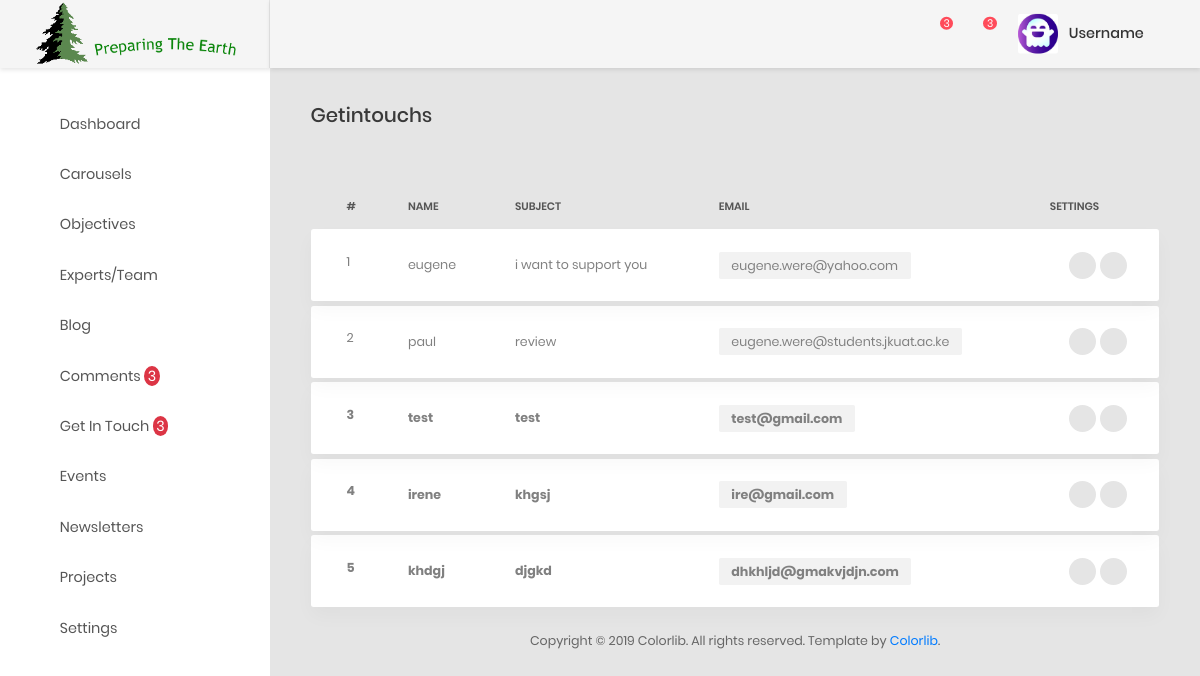
The page /ccsbadmin/getintouch/ on the database its author committed.
### ccsbadmin/models.py (models this page shows, shortened)
class GetInTouch(models.Model):
     name = models.CharField(max_length=300, null=False, blank=False)
     email = models.CharField(max_length=300, null=False, blank=False)
     subject = models.CharField(max_length=300, null=True, blank=True)
     message = models.TextField()
     CHOICES= {
         ('READ', 'Read'),
         ('UNREAD', 'Unread'),
         ('TRASH', 'Trash'),
     }
     status = models.CharField(max_length=200, null=True, blank=True, choices=CHOICES, default='UNREAD')
     created_at = models.DateTimeField(auto_now_add=True)
     updated_at = models.DateTimeField(auto_now=True)

### ccsbadmin/views.py (the view)
# urls.py: path('getintouch/', views.getintouch, name='getintouch'),
def getintouch(request):
    getintouchs = GetInTouch.objects.all()
    context = {
        'title': 'getintouch',
        'getintouchs': getintouchs
    }
    return render(request, 'getintouch/getintouch.html',context)

### ccsbadmin/templatetags/callmethod.py (called while the page is built)
@register.filter(name='comments')
def comments(request):
    comments = Comment.objects.filter(status="UNREAD").order_by("-created_at")
    if comments is not None:
        return comments
    return False

@register.filter(name='get_intouch')
def get_intouch(request):
    getintouchs = GetInTouch.objects.filter(status="UNREAD").order_by("-created_at")
    if getintouchs  is not None:
        return getintouchs
    return False

@register.filter(name='comment_unread_count')
def comment_unread_count(request):
    unread_comments = Comment.objects.filter(status="UNREAD").count()
    if unread_comments is not None:
        return unread_comments
    return False

@register.filter(name='getintouch_unread_count')
def getintouch_unread_count(request):
    getintouch_unread_count = GetInTouch.objects.filter(status="UNREAD").count()
    if getintouch_unread_count is not None:
        return getintouch_unread_count
    return False

### ccsbadmin/templates/getintouch/getintouch.html (shortened to what this page needs)
{% extends "aahome/aalayout.html" %}
{% load static %}
    {% block links %}
        <link type="text/css" rel="stylesheet" href="https://cdn.datatables.net/1.10.18/css/dataTables.bootstrap.min.css">
        <link type="text/css" href="https://cdnjs.cloudflare.com/ajax/libs/bootstrap-select/1.10.0/css/bootstrap-select.min.css" rel="stylesheet" />
        <link rel="stylesheet" href="https://cdn.jsdelivr.net/npm/bootstrap-select@1.13.9/dist/css/bootstrap-select.min.css">
    {% endblock links %}
{% block content %}
            <div class="main-content">
                <div class="section__content section__content--p30">
                    <div class="container-fluid">
                        <div class="row">
                            <div class="col-md-12">
                                <h3 class="title-5 m-b-35"> getintouchs</h3>
                                <div class="table-responsive table-responsive-data2">
                                    <table class="table tablez table-data2">
                                        <thead>
                                            <tr>
                                                <th>#</th>
                                                <th>name</th>
                                                <th>subject</th>
                                                <th>email</th>
                                                <th>settings</th>
                                            </tr>
                                        </thead>
                                        <tbody>
                                            {% for getintouch in getintouchs %}
                                                <tr class="tr-shadow">
                                                    <td {% if  getintouch.status == 'UNREAD' %} style="font-weight: bolder;" {% endif %}>{{ forloop.counter }}</td>
                                                    <td {% if  getintouch.status == 'UNREAD' %} style="font-weight: bolder;" {% endif %}>{{ getintouch.name}}</td>
                                                    <td {% if  getintouch.status == 'UNREAD' %} style="font-weight: bolder;" {% endif %}>{{ getintouch.subject}}</td>
                                                    <td>
                                                        <span {% if getintouch.status == 'UNREAD' %} style="font-weight: bolder;" {% endif %} class="block-email">{{getintouch.email}}</span>
                                                    </td>
                                                    <td>
                                                        <div class="table-data-feature">
                                                            <a href="{% url 'CCSBADMIN:singlegetintouch' getintouch.id %}" class="item " data-toggle="tooltip" data-placement="top" title="View">
                                                                <i class="zmdi zmdi-eye"></i>
                                                            </a>
                                                            <a data-toggle="modal" data-target="#dd{{ getintouch.id }}" href="#" class="item"  data-placement="top" title="Delete">
                                                                <i class="zmdi zmdi-delete"></i>
                                                            </a>
                                                        </div>
                                                    </td>
                                                </tr>
                                                <tr class="spacer"></tr>
                                            {% endfor %}
                                        </tbody>
                                    </table>
                                </div>
                            </div>
                        </div>
                        <div class="row">
                            <div class="col-md-12">
                                <div class="copyright">
                                    <p>Copyright © <script> var date = new Date(); var yr = date.getFullYear(); document.write(yr);</script> Colorlib. All rights reserved. Template by <a href="https://colorlib.com">Colorlib</a>.</p>
                                </div>
                            </div>
                        </div>
                    </div>
                </div>
            </div>
{% endblock content %}

### rows shown on the page
GetInTouch: name "eugene", subject "i want to support you", email "eugene.were@yahoo.com"
GetInTouch: name "paul", subject "review", email "eugene.were@students.jkuat.ac.ke"
GetInTouch: name "test", subject "test", email "test@gmail.com"
GetInTouch: name "irene", subject "khgsj", email "ire@gmail.com"
GetInTouch: name "khdgj", subject "djgkd", email "dhkhljd@gmakvjdjn.com"

### other values the page prints
{{ request|comment_unread_count }} "3"
{{ request|getintouch_unread_count }} "3"
